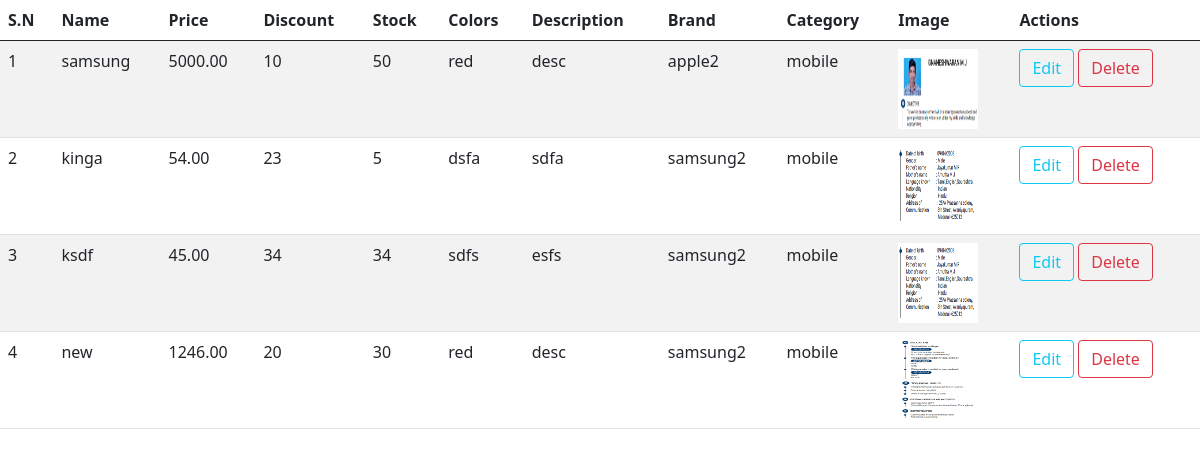
Screenshot of / (signed in) with the database file from the repository.
### shop/products/models.py (models this page shows, shortened)
class Addproduct(db.Model):
    id=db.Column(db.Integer,primary_key=True)
    name=db.Column(db.String(50),nullable=False)
    price=db.Column(db.Numeric(10,2),nullable=False)
    discount=db.Column(db.Integer,default=0)
    stock=db.Column(db.Integer,nullable=False)
    colors=db.Column(db.Text,nullable=False)
    desc=db.Column(db.Text,nullable=False)
    pub_date=db.Column(db.DateTime, nullable=False, default=datetime.utcnow)
    brand_id = db.Column(db.Integer,db.ForeignKey('brand.id'),nullable=False)
    brand=db.relationship('Brand',backref=db.backref('brands',lazy=True))
    category_id = db.Column(db.Integer,db.ForeignKey('category.id'),nullable=False)
    category=db.relationship('Category',backref=db.backref('posts',lazy=True))
    image_1=db.Column(db.String(100),nullable=False,default='image.jpg')
    image_2=db.Column(db.String(100),nullable=False,default='image.jpg')
    image_3=db.Column(db.String(100),nullable=False,default='image.jpg')

class Brand(db.Model):
    id = db.Column(db.Integer, primary_key=True)
    name=db.Column(db.String(20),nullable=False,unique=True)

class Category(db.Model):
    id=db.Column(db.Integer, primary_key=True)
    name=db.Column(db.String(20),nullable=False,unique=True)

### shop/admin/routes.py (the view)
@app.route('/')
def home():
    if 'email' not in session:
        flash(f"Please Login first","danger")
        return redirect(url_for('login'))
    products = Addproduct.query.all()
    return render_template('admin/index.html',title="Home",products=products)

### shop/templates/admin/index.html (shortened to what this page needs)
{% extends 'layout.html' %}
{% block content %}
    <table id="example" class="table table-striped" style="width:100%">
        <thead>
            <tr>
                <th>S.N</th>
                <th>Name</th>
                <th>Price</th>
                <th>Discount</th>
                <th>Stock</th>
                <th>Colors</th>
                <th>Description</th>
                <th>Brand</th>
                <th>Category</th>
                <th>Image</th>
                <th>Actions</th>
            </tr>
        </thead>
        <tbody>
            {% for product in products %}
            <tr>
                <td>{{loop.index}}</td>
                <td>{{product.name}}</td>
                <td>{{product.price}}</td>
                <td>{{product.discount}}</td>
                <td>{{product.stock}}</td>
                <td>{{product.colors}}</td>
                <td>{{product.desc}}</td>
                <td>{{product.brand.name}}</td>
                <td>{{product.category.name}}</td>
                <td><img src="{{ url_for('static', filename='uploads/' + product.image_1) }}" alt="{{ product.name }}" width="80" height="80" /></td>
                <td>
                    <a href="{{url_for('editproduct', id=product.id)}}" class="btn btn-outline-info">Edit</a>
                    <a href="{{url_for('deleteproduct', id=product.id)}}" class="btn btn-outline-danger">Delete</a>
                </td>
            </tr>
            {% endfor %}
        </tbody>
    </table>
{% endblock content %}

### shop/templates/layout.html (shortened to what this page needs)
<!doctype html>
<html lang="en">
  <head>
    <link href="{{ url_for('static',filename='css/bootstrap.min.css') }}" rel="stylesheet">
  </head>
  <body>
    {% block content %}
    {% endblock content%}
  </body>
</html>

### rows the page displays
Addproduct: name "samsung", price "5000.00", discount "10", stock "50", colors "red", desc "desc", brand.name "apple2", category.name "mobile", image_1 (picture)
Addproduct: name "kinga", price "54.00", discount "23", stock "5", colors "dsfa", desc "sdfa", brand.name "samsung2", category.name "mobile", image_1 (picture)
Addproduct: name "ksdf", price "45.00", discount "34", stock "34", colors "sdfs", desc "esfs", brand.name "samsung2", category.name "mobile", image_1 (picture)
Addproduct: name "new", price "1246.00", discount "20", stock "30", colors "red", desc "desc", brand.name "samsung2", category.name "mobile", image_1 (picture)
